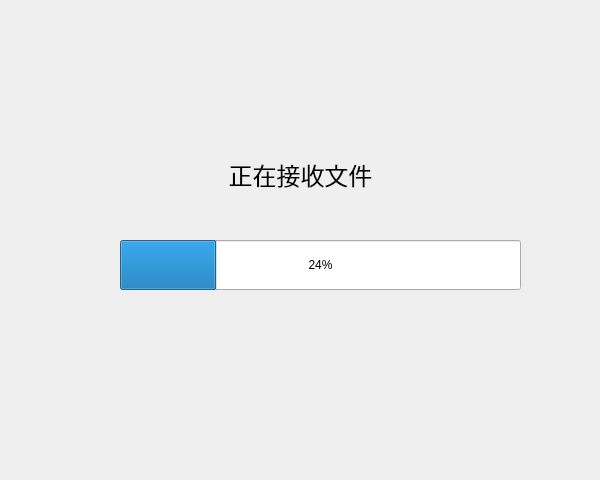
<?xml version="1.0" encoding="UTF-8"?>
<ui version="4.0">
 <class>ReceiveFileWindow</class>
 <widget class="QWidget" name="ReceiveFileWindow">
  <property name="geometry">
   <rect>
    <x>0</x>
    <y>0</y>
    <width>600</width>
    <height>480</height>
   </rect>
  </property>
  <property name="minimumSize">
   <size>
    <width>600</width>
    <height>480</height>
   </size>
  </property>
  <property name="maximumSize">
   <size>
    <width>600</width>
    <height>480</height>
   </size>
  </property>
  <property name="sizeIncrement">
   <size>
    <width>0</width>
    <height>0</height>
   </size>
  </property>
  <property name="windowTitle">
   <string>Form</string>
  </property>
  <widget class="QLabel" name="state_label">
   <property name="geometry">
    <rect>
     <x>90</x>
     <y>150</y>
     <width>421</width>
     <height>50</height>
    </rect>
   </property>
   <property name="font">
    <font>
     <family>黑体</family>
     <pointsize>18</pointsize>
     <bold>false</bold>
     <kerning>true</kerning>
    </font>
   </property>
   <property name="text">
    <string>正在接收文件</string>
   </property>
   <property name="textFormat">
    <enum>Qt::AutoText</enum>
   </property>
   <property name="alignment">
    <set>Qt::AlignCenter</set>
   </property>
  </widget>
  <widget class="QProgressBar" name="progressBar">
   <property name="geometry">
    <rect>
     <x>120</x>
     <y>240</y>
     <width>401</width>
     <height>50</height>
    </rect>
   </property>
   <property name="value">
    <number>24</number>
   </property>
  </widget>
 </widget>
 <resources/>
 <connections/>
</ui>
